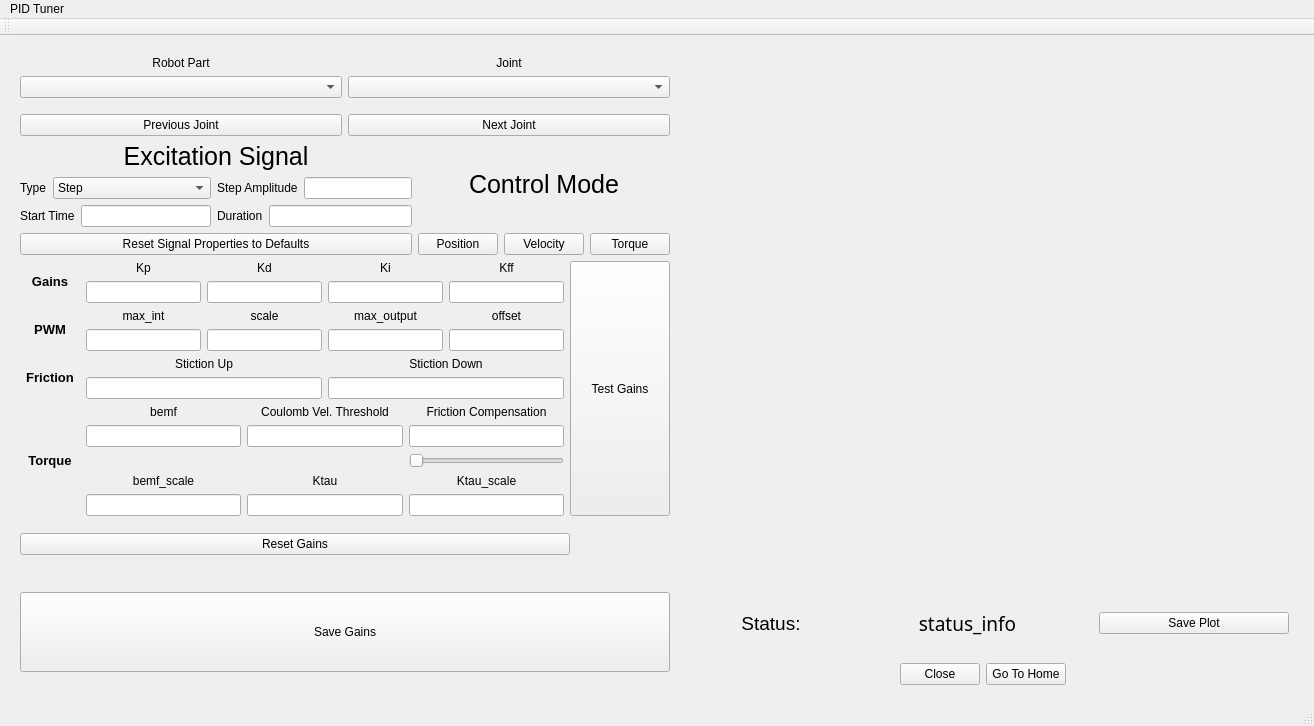
<?xml version="1.0" encoding="UTF-8"?>
<ui version="4.0">
 <class>MainWindow</class>
 <widget class="QMainWindow" name="MainWindow">
  <property name="geometry">
   <rect>
    <x>0</x>
    <y>0</y>
    <width>1314</width>
    <height>726</height>
   </rect>
  </property>
  <property name="windowTitle">
   <string>MainWindow</string>
  </property>
  <widget class="QWidget" name="centralWidget">
   <widget class="QWidget" name="layoutWidget">
    <property name="geometry">
     <rect>
      <x>9</x>
      <y>9</y>
      <width>1291</width>
      <height>651</height>
     </rect>
    </property>
    <layout class="QHBoxLayout" name="mainLayout">
     <property name="sizeConstraint">
      <enum>QLayout::SetNoConstraint</enum>
     </property>
     <item>
      <layout class="QVBoxLayout" name="verticalLayout_7">
       <item>
        <layout class="QVBoxLayout" name="jointSelectorLayout_2">
         <item>
          <layout class="QHBoxLayout" name="selectorComboBoxLayout">
           <item>
            <layout class="QVBoxLayout" name="partLayout">
             <item>
              <widget class="QLabel" name="partLabel">
               <property name="text">
                <string>Robot Part</string>
               </property>
               <property name="alignment">
                <set>Qt::AlignCenter</set>
               </property>
              </widget>
             </item>
             <item>
              <widget class="QComboBox" name="partList"/>
             </item>
            </layout>
           </item>
           <item>
            <layout class="QVBoxLayout" name="jointLayout">
             <item>
              <widget class="QLabel" name="jointLabel">
               <property name="text">
                <string>Joint</string>
               </property>
               <property name="alignment">
                <set>Qt::AlignCenter</set>
               </property>
              </widget>
             </item>
             <item>
              <widget class="QComboBox" name="jointList"/>
             </item>
            </layout>
           </item>
          </layout>
         </item>
         <item>
          <spacer name="jointButtonSpacer">
           <property name="orientation">
            <enum>Qt::Vertical</enum>
           </property>
           <property name="sizeType">
            <enum>QSizePolicy::Maximum</enum>
           </property>
           <property name="sizeHint" stdset="0">
            <size>
             <width>20</width>
             <height>10</height>
            </size>
           </property>
          </spacer>
         </item>
         <item>
          <layout class="QHBoxLayout" name="jointSelectorLayout">
           <item>
            <widget class="QPushButton" name="previousJointButton">
             <property name="text">
              <string>Previous Joint</string>
             </property>
            </widget>
           </item>
           <item>
            <widget class="QPushButton" name="nextJointButton">
             <property name="text">
              <string>Next Joint</string>
             </property>
            </widget>
           </item>
          </layout>
         </item>
        </layout>
       </item>
       <item>
        <layout class="QHBoxLayout" name="horizontalLayout_6">
         <item>
          <layout class="QVBoxLayout" name="signalLayout">
           <item>
            <layout class="QVBoxLayout" name="verticalLayout_4">
             <item>
              <widget class="QLabel" name="signalLabel">
               <property name="font">
                <font>
                 <pointsize>19</pointsize>
                </font>
               </property>
               <property name="text">
                <string>Excitation Signal</string>
               </property>
               <property name="alignment">
                <set>Qt::AlignCenter</set>
               </property>
              </widget>
             </item>
             <item>
              <layout class="QHBoxLayout" name="horizontalLayout_5">
               <item>
                <layout class="QVBoxLayout" name="verticalLayout_2">
                 <item>
                  <layout class="QHBoxLayout" name="horizontalLayout">
                   <item>
                    <widget class="QLabel" name="typeLabel">
                     <property name="text">
                      <string>Type</string>
                     </property>
                    </widget>
                   </item>
                   <item>
                    <widget class="QComboBox" name="signalTypeComboBox">
                     <property name="sizePolicy">
                      <sizepolicy hsizetype="MinimumExpanding" vsizetype="Fixed">
                       <horstretch>0</horstretch>
                       <verstretch>0</verstretch>
                      </sizepolicy>
                     </property>
                     <property name="minimumSize">
                      <size>
                       <width>130</width>
                       <height>0</height>
                      </size>
                     </property>
                     <item>
                      <property name="text">
                       <string>Step</string>
                      </property>
                     </item>
                     <item>
                      <property name="text">
                       <string>Sign</string>
                      </property>
                     </item>
                     <item>
                      <property name="text">
                       <string>Triangle</string>
                      </property>
                     </item>
                     <item>
                      <property name="text">
                       <string>Square</string>
                      </property>
                     </item>
                     <item>
                      <property name="text">
                       <string>Dirac</string>
                      </property>
                     </item>
                    </widget>
                   </item>
                  </layout>
                 </item>
                 <item>
                  <layout class="QHBoxLayout" name="horizontalLayout_2">
                   <item>
                    <widget class="QLabel" name="startTimeLabel">
                     <property name="text">
                      <string>Start Time</string>
                     </property>
                    </widget>
                   </item>
                   <item>
                    <widget class="QLineEdit" name="startTime_in">
                     <property name="sizePolicy">
                      <sizepolicy hsizetype="MinimumExpanding" vsizetype="Fixed">
                       <horstretch>0</horstretch>
                       <verstretch>0</verstretch>
                      </sizepolicy>
                     </property>
                     <property name="minimumSize">
                      <size>
                       <width>130</width>
                       <height>0</height>
                      </size>
                     </property>
                    </widget>
                   </item>
                  </layout>
                 </item>
                </layout>
               </item>
               <item>
                <layout class="QVBoxLayout" name="verticalLayout_3">
                 <item>
                  <layout class="QHBoxLayout" name="horizontalLayout_4">
                   <item>
                    <widget class="QLabel" name="amplitudeLabel">
                     <property name="text">
                      <string>Step Amplitude</string>
                     </property>
                    </widget>
                   </item>
                   <item>
                    <widget class="QLineEdit" name="amplitude_in"/>
                   </item>
                  </layout>
                 </item>
                 <item>
                  <layout class="QHBoxLayout" name="horizontalLayout_3">
                   <item>
                    <widget class="QLabel" name="durationLabel">
                     <property name="text">
                      <string>Duration</string>
                     </property>
                    </widget>
                   </item>
                   <item>
                    <widget class="QLineEdit" name="duration_in"/>
                   </item>
                  </layout>
                 </item>
                </layout>
               </item>
              </layout>
             </item>
            </layout>
           </item>
           <item>
            <widget class="QPushButton" name="resetSignalPropButton">
             <property name="text">
              <string>Reset Signal Properties to Defaults</string>
             </property>
            </widget>
           </item>
          </layout>
         </item>
         <item>
          <layout class="QVBoxLayout" name="contModeLayout">
           <item>
            <widget class="QLabel" name="contModeLabel">
             <property name="font">
              <font>
               <pointsize>19</pointsize>
              </font>
             </property>
             <property name="text">
              <string>Control Mode</string>
             </property>
             <property name="alignment">
              <set>Qt::AlignCenter</set>
             </property>
            </widget>
           </item>
           <item>
            <layout class="QHBoxLayout" name="contModeButtonLayout">
             <item>
              <widget class="QPushButton" name="posContButton">
               <property name="text">
                <string>Position</string>
               </property>
               <property name="checkable">
                <bool>true</bool>
               </property>
              </widget>
             </item>
             <item>
              <widget class="QPushButton" name="velContButton">
               <property name="text">
                <string>Velocity</string>
               </property>
               <property name="checkable">
                <bool>true</bool>
               </property>
              </widget>
             </item>
             <item>
              <widget class="QPushButton" name="torContButton">
               <property name="text">
                <string>Torque</string>
               </property>
               <property name="checkable">
                <bool>true</bool>
               </property>
              </widget>
             </item>
            </layout>
           </item>
          </layout>
         </item>
        </layout>
       </item>
       <item>
        <layout class="QVBoxLayout" name="verticalLayout_8">
         <item>
          <layout class="QHBoxLayout" name="gainsAndButtonLayout">
           <item>
            <layout class="QVBoxLayout" name="allGainsLayout">
             <item>
              <layout class="QHBoxLayout" name="gainsLayout">
               <item>
                <widget class="QLabel" name="gains_header">
                 <property name="sizePolicy">
                  <sizepolicy hsizetype="Fixed" vsizetype="Preferred">
                   <horstretch>0</horstretch>
                   <verstretch>0</verstretch>
                  </sizepolicy>
                 </property>
                 <property name="minimumSize">
                  <size>
                   <width>60</width>
                   <height>0</height>
                  </size>
                 </property>
                 <property name="font">
                  <font>
                   <pointsize>10</pointsize>
                   <weight>75</weight>
                   <bold>true</bold>
                  </font>
                 </property>
                 <property name="text">
                  <string>Gains</string>
                 </property>
                 <property name="textFormat">
                  <enum>Qt::RichText</enum>
                 </property>
                 <property name="alignment">
                  <set>Qt::AlignCenter</set>
                 </property>
                </widget>
               </item>
               <item>
                <layout class="QVBoxLayout" name="kpLayout">
                 <item>
                  <widget class="QLabel" name="kp_label">
                   <property name="text">
                    <string>Kp</string>
                   </property>
                   <property name="alignment">
                    <set>Qt::AlignCenter</set>
                   </property>
                  </widget>
                 </item>
                 <item>
                  <widget class="QLineEdit" name="kp_in"/>
                 </item>
                </layout>
               </item>
               <item>
                <layout class="QVBoxLayout" name="kdLayout">
                 <item>
                  <widget class="QLabel" name="kd_label">
                   <property name="text">
                    <string>Kd</string>
                   </property>
                   <property name="alignment">
                    <set>Qt::AlignCenter</set>
                   </property>
                  </widget>
                 </item>
                 <item>
                  <widget class="QLineEdit" name="kd_in"/>
                 </item>
                </layout>
               </item>
               <item>
                <layout class="QVBoxLayout" name="kiLayout">
                 <item>
                  <widget class="QLabel" name="ki_label">
                   <property name="text">
                    <string>Ki</string>
                   </property>
                   <property name="alignment">
                    <set>Qt::AlignCenter</set>
                   </property>
                  </widget>
                 </item>
                 <item>
                  <widget class="QLineEdit" name="ki_in"/>
                 </item>
                </layout>
               </item>
               <item>
                <layout class="QVBoxLayout" name="verticalLayout_6">
                 <item>
                  <widget class="QLabel" name="kff_label">
                   <property name="text">
                    <string>Kff</string>
                   </property>
                   <property name="alignment">
                    <set>Qt::AlignCenter</set>
                   </property>
                  </widget>
                 </item>
                 <item>
                  <widget class="QLineEdit" name="kff_in"/>
                 </item>
                </layout>
               </item>
              </layout>
             </item>
             <item>
              <layout class="QHBoxLayout" name="pwmLayout">
               <item>
                <widget class="QLabel" name="pwm_header">
                 <property name="sizePolicy">
                  <sizepolicy hsizetype="Fixed" vsizetype="Preferred">
                   <horstretch>0</horstretch>
                   <verstretch>0</verstretch>
                  </sizepolicy>
                 </property>
                 <property name="minimumSize">
                  <size>
                   <width>60</width>
                   <height>0</height>
                  </size>
                 </property>
                 <property name="font">
                  <font>
                   <pointsize>10</pointsize>
                   <weight>75</weight>
                   <bold>true</bold>
                  </font>
                 </property>
                 <property name="text">
                  <string>PWM</string>
                 </property>
                 <property name="textFormat">
                  <enum>Qt::RichText</enum>
                 </property>
                 <property name="alignment">
                  <set>Qt::AlignCenter</set>
                 </property>
                </widget>
               </item>
               <item>
                <layout class="QVBoxLayout" name="max_intLayout">
                 <item>
                  <widget class="QLabel" name="max_int_label">
                   <property name="text">
                    <string>max_int</string>
                   </property>
                   <property name="alignment">
                    <set>Qt::AlignCenter</set>
                   </property>
                  </widget>
                 </item>
                 <item>
                  <widget class="QLineEdit" name="max_int_in"/>
                 </item>
                </layout>
               </item>
               <item>
                <layout class="QVBoxLayout" name="scaleLayout">
                 <item>
                  <widget class="QLabel" name="scale_label">
                   <property name="text">
                    <string>scale</string>
                   </property>
                   <property name="alignment">
                    <set>Qt::AlignCenter</set>
                   </property>
                  </widget>
                 </item>
                 <item>
                  <widget class="QLineEdit" name="scale_in"/>
                 </item>
                </layout>
               </item>
               <item>
                <layout class="QVBoxLayout" name="max_outputLayout">
                 <item>
                  <widget class="QLabel" name="max_output_label">
                   <property name="text">
                    <string>max_output</string>
                   </property>
                   <property name="alignment">
                    <set>Qt::AlignCenter</set>
                   </property>
                  </widget>
                 </item>
                 <item>
                  <widget class="QLineEdit" name="max_output_in"/>
                 </item>
                </layout>
               </item>
               <item>
                <layout class="QVBoxLayout" name="offsetLayout">
                 <item>
                  <widget class="QLabel" name="offset_label">
                   <property name="text">
                    <string>offset</string>
                   </property>
                   <property name="alignment">
                    <set>Qt::AlignCenter</set>
                   </property>
                  </widget>
                 </item>
                 <item>
                  <widget class="QLineEdit" name="offset_in"/>
                 </item>
                </layout>
               </item>
              </layout>
             </item>
             <item>
              <layout class="QHBoxLayout" name="frictionLayout">
               <item>
                <widget class="QLabel" name="friction_header">
                 <property name="sizePolicy">
                  <sizepolicy hsizetype="Fixed" vsizetype="Preferred">
                   <horstretch>0</horstretch>
                   <verstretch>0</verstretch>
                  </sizepolicy>
                 </property>
                 <property name="minimumSize">
                  <size>
                   <width>60</width>
                   <height>0</height>
                  </size>
                 </property>
                 <property name="font">
                  <font>
                   <pointsize>10</pointsize>
                   <weight>75</weight>
                   <bold>true</bold>
                  </font>
                 </property>
                 <property name="text">
                  <string>Friction</string>
                 </property>
                 <property name="textFormat">
                  <enum>Qt::RichText</enum>
                 </property>
                 <property name="alignment">
                  <set>Qt::AlignCenter</set>
                 </property>
                </widget>
               </item>
               <item>
                <layout class="QVBoxLayout" name="stictionUpLayout">
                 <item>
                  <widget class="QLabel" name="stiction_up_label">
                   <property name="text">
                    <string>Stiction Up</string>
                   </property>
                   <property name="alignment">
                    <set>Qt::AlignCenter</set>
                   </property>
                  </widget>
                 </item>
                 <item>
                  <widget class="QLineEdit" name="stiction_up_in"/>
                 </item>
                </layout>
               </item>
               <item>
                <layout class="QVBoxLayout" name="stictionDownLayout">
                 <item>
                  <widget class="QLabel" name="stiction_down_label">
                   <property name="text">
                    <string>Stiction Down</string>
                   </property>
                   <property name="alignment">
                    <set>Qt::AlignCenter</set>
                   </property>
                  </widget>
                 </item>
                 <item>
                  <widget class="QLineEdit" name="stiction_down_in"/>
                 </item>
                </layout>
               </item>
              </layout>
             </item>
             <item>
              <layout class="QHBoxLayout" name="torqueLayout">
               <item>
                <widget class="QLabel" name="torque_header">
                 <property name="sizePolicy">
                  <sizepolicy hsizetype="Fixed" vsizetype="Preferred">
                   <horstretch>0</horstretch>
                   <verstretch>0</verstretch>
                  </sizepolicy>
                 </property>
                 <property name="minimumSize">
                  <size>
                   <width>60</width>
                   <height>0</height>
                  </size>
                 </property>
                 <property name="font">
                  <font>
                   <pointsize>10</pointsize>
                   <weight>75</weight>
                   <bold>true</bold>
                  </font>
                 </property>
                 <property name="text">
                  <string>Torque</string>
                 </property>
                 <property name="textFormat">
                  <enum>Qt::RichText</enum>
                 </property>
                 <property name="alignment">
                  <set>Qt::AlignCenter</set>
                 </property>
                </widget>
               </item>
               <item>
                <layout class="QVBoxLayout" name="bemfLayout">
                 <item>
                  <widget class="QLabel" name="bemf_label">
                   <property name="text">
                    <string>bemf</string>
                   </property>
                   <property name="alignment">
                    <set>Qt::AlignCenter</set>
                   </property>
                  </widget>
                 </item>
                 <item>
                  <widget class="QLineEdit" name="bemf_in"/>
                 </item>
                 <item>
                  <spacer name="verticalSpacer_5">
                   <property name="orientation">
                    <enum>Qt::Vertical</enum>
                   </property>
                   <property name="sizeHint" stdset="0">
                    <size>
                     <width>20</width>
                     <height>15</height>
                    </size>
                   </property>
                  </spacer>
                 </item>
                 <item>
                  <widget class="QLabel" name="bemf_scale_label">
                   <property name="text">
                    <string>bemf_scale</string>
                   </property>
                   <property name="alignment">
                    <set>Qt::AlignCenter</set>
                   </property>
                  </widget>
                 </item>
                 <item>
                  <widget class="QLineEdit" name="bemf_scale_in"/>
                 </item>
                </layout>
               </item>
               <item>
                <layout class="QVBoxLayout" name="coulombVelThrLayout">
                 <item>
                  <widget class="QLabel" name="coulombVelThresh_label">
                   <property name="text">
                    <string>Coulomb Vel. Threshold</string>
                   </property>
                   <property name="alignment">
                    <set>Qt::AlignCenter</set>
                   </property>
                  </widget>
                 </item>
                 <item>
                  <widget class="QLineEdit" name="coulombVelThresh_in"/>
                 </item>
                 <item>
                  <spacer name="verticalSpacer_4">
                   <property name="orientation">
                    <enum>Qt::Vertical</enum>
                   </property>
                   <property name="sizeHint" stdset="0">
                    <size>
                     <width>20</width>
                     <height>15</height>
                    </size>
                   </property>
                  </spacer>
                 </item>
                 <item>
                  <widget class="QLabel" name="ktau_label">
                   <property name="text">
                    <string>Ktau</string>
                   </property>
                   <property name="alignment">
                    <set>Qt::AlignCenter</set>
                   </property>
                  </widget>
                 </item>
                 <item>
                  <widget class="QLineEdit" name="ktau_in"/>
                 </item>
                </layout>
               </item>
               <item>
                <layout class="QVBoxLayout" name="frictionCompensationLayout">
                 <item>
                  <widget class="QLabel" name="frictionCompensation_label">
                   <property name="text">
                    <string>Friction Compensation</string>
                   </property>
                   <property name="alignment">
                    <set>Qt::AlignCenter</set>
                   </property>
                  </widget>
                 </item>
                 <item>
                  <widget class="QLineEdit" name="frictionCompensation_in"/>
                 </item>
                 <item>
                  <widget class="QSlider" name="frictionCompensation_slider">
                   <property name="minimumSize">
                    <size>
                     <width>0</width>
                     <height>0</height>
                    </size>
                   </property>
                   <property name="orientation">
                    <enum>Qt::Horizontal</enum>
                   </property>
                  </widget>
                 </item>
                 <item>
                  <widget class="QLabel" name="ktau_scale_label">
                   <property name="text">
                    <string>Ktau_scale</string>
                   </property>
                   <property name="alignment">
                    <set>Qt::AlignCenter</set>
                   </property>
                  </widget>
                 </item>
                 <item>
                  <widget class="QLineEdit" name="ktau_scale_in"/>
                 </item>
                </layout>
               </item>
              </layout>
             </item>
            </layout>
           </item>
           <item>
            <widget class="QPushButton" name="gainTestButton">
             <property name="sizePolicy">
              <sizepolicy hsizetype="Minimum" vsizetype="Expanding">
               <horstretch>0</horstretch>
               <verstretch>0</verstretch>
              </sizepolicy>
             </property>
             <property name="minimumSize">
              <size>
               <width>100</width>
               <height>54</height>
              </size>
             </property>
             <property name="text">
              <string>Test Gains</string>
             </property>
             <property name="checkable">
              <bool>true</bool>
             </property>
            </widget>
           </item>
          </layout>
         </item>
         <item>
          <layout class="QVBoxLayout" name="resetAndSaveGainsButtonsLayout">
           <item>
            <layout class="QHBoxLayout" name="horizontalLayout_8">
             <item>
              <widget class="QPushButton" name="gainResetButton">
               <property name="sizePolicy">
                <sizepolicy hsizetype="Expanding" vsizetype="Fixed">
                 <horstretch>0</horstretch>
                 <verstretch>0</verstretch>
                </sizepolicy>
               </property>
               <property name="text">
                <string>Reset Gains</string>
               </property>
              </widget>
             </item>
             <item>
              <spacer name="horizontalSpacer_2">
               <property name="orientation">
                <enum>Qt::Horizontal</enum>
               </property>
               <property name="sizeType">
                <enum>QSizePolicy::Maximum</enum>
               </property>
               <property name="sizeHint" stdset="0">
                <size>
                 <width>100</width>
                 <height>20</height>
                </size>
               </property>
              </spacer>
             </item>
            </layout>
           </item>
           <item>
            <spacer name="verticalSpacer_3">
             <property name="orientation">
              <enum>Qt::Vertical</enum>
             </property>
             <property name="sizeType">
              <enum>QSizePolicy::Preferred</enum>
             </property>
             <property name="sizeHint" stdset="0">
              <size>
               <width>20</width>
               <height>20</height>
              </size>
             </property>
            </spacer>
           </item>
           <item>
            <widget class="QPushButton" name="saveGainsButton">
             <property name="sizePolicy">
              <sizepolicy hsizetype="MinimumExpanding" vsizetype="MinimumExpanding">
               <horstretch>200</horstretch>
               <verstretch>0</verstretch>
              </sizepolicy>
             </property>
             <property name="minimumSize">
              <size>
               <width>300</width>
               <height>40</height>
              </size>
             </property>
             <property name="maximumSize">
              <size>
               <width>80000</width>
               <height>80</height>
              </size>
             </property>
             <property name="text">
              <string>Save Gains</string>
             </property>
            </widget>
           </item>
          </layout>
         </item>
        </layout>
       </item>
      </layout>
     </item>
     <item>
      <layout class="QVBoxLayout" name="verticalLayout_9">
       <item>
        <widget class="QCustomPlot" name="posPlot" native="true">
         <property name="sizePolicy">
          <sizepolicy hsizetype="Preferred" vsizetype="Expanding">
           <horstretch>0</horstretch>
           <verstretch>0</verstretch>
          </sizepolicy>
         </property>
        </widget>
       </item>
       <item>
        <spacer name="verticalSpacer_2">
         <property name="orientation">
          <enum>Qt::Vertical</enum>
         </property>
         <property name="sizeType">
          <enum>QSizePolicy::Preferred</enum>
         </property>
         <property name="sizeHint" stdset="0">
          <size>
           <width>17</width>
           <height>50</height>
          </size>
         </property>
        </spacer>
       </item>
       <item>
        <layout class="QVBoxLayout" name="verticalLayout">
         <item>
          <layout class="QHBoxLayout" name="statusLayout">
           <item>
            <widget class="QLabel" name="statusLabel">
             <property name="font">
              <font>
               <pointsize>14</pointsize>
              </font>
             </property>
             <property name="text">
              <string>Status:</string>
             </property>
             <property name="alignment">
              <set>Qt::AlignCenter</set>
             </property>
            </widget>
           </item>
           <item>
            <widget class="QLabel" name="statusInfoLabel">
             <property name="font">
              <font>
               <family>Ubuntu Mono</family>
               <pointsize>14</pointsize>
              </font>
             </property>
             <property name="text">
              <string>status_info</string>
             </property>
             <property name="alignment">
              <set>Qt::AlignCenter</set>
             </property>
            </widget>
           </item>
           <item>
            <spacer name="horizontalSpacer">
             <property name="orientation">
              <enum>Qt::Horizontal</enum>
             </property>
             <property name="sizeType">
              <enum>QSizePolicy::Preferred</enum>
             </property>
             <property name="sizeHint" stdset="0">
              <size>
               <width>30</width>
               <height>20</height>
              </size>
             </property>
            </spacer>
           </item>
           <item>
            <widget class="QPushButton" name="savePlotButton">
             <property name="text">
              <string>Save Plot</string>
             </property>
            </widget>
           </item>
          </layout>
         </item>
         <item>
          <spacer name="verticalSpacer">
           <property name="orientation">
            <enum>Qt::Vertical</enum>
           </property>
           <property name="sizeType">
            <enum>QSizePolicy::Maximum</enum>
           </property>
           <property name="sizeHint" stdset="0">
            <size>
             <width>20</width>
             <height>20</height>
            </size>
           </property>
          </spacer>
         </item>
         <item>
          <layout class="QHBoxLayout" name="closeHomeLayout">
           <item>
            <spacer name="closeSpacer">
             <property name="orientation">
              <enum>Qt::Horizontal</enum>
             </property>
             <property name="sizeHint" stdset="0">
              <size>
               <width>40</width>
               <height>20</height>
              </size>
             </property>
            </spacer>
           </item>
           <item>
            <widget class="QPushButton" name="closeButton">
             <property name="text">
              <string>Close</string>
             </property>
            </widget>
           </item>
           <item>
            <widget class="QPushButton" name="homeButton">
             <property name="text">
              <string>Go To Home</string>
             </property>
            </widget>
           </item>
           <item>
            <spacer name="homeSpacer">
             <property name="orientation">
              <enum>Qt::Horizontal</enum>
             </property>
             <property name="sizeHint" stdset="0">
              <size>
               <width>40</width>
               <height>20</height>
              </size>
             </property>
            </spacer>
           </item>
          </layout>
         </item>
        </layout>
       </item>
      </layout>
     </item>
    </layout>
   </widget>
  </widget>
  <widget class="QMenuBar" name="menuBar">
   <property name="geometry">
    <rect>
     <x>0</x>
     <y>0</y>
     <width>1314</width>
     <height>22</height>
    </rect>
   </property>
   <widget class="QMenu" name="menuPID_Tuner">
    <property name="title">
     <string>PID Tuner</string>
    </property>
   </widget>
   <addaction name="menuPID_Tuner"/>
  </widget>
  <widget class="QToolBar" name="mainToolBar">
   <attribute name="toolBarArea">
    <enum>TopToolBarArea</enum>
   </attribute>
   <attribute name="toolBarBreak">
    <bool>false</bool>
   </attribute>
  </widget>
  <widget class="QStatusBar" name="statusBar"/>
 </widget>
 <layoutdefault spacing="6" margin="11"/>
 <customwidgets>
  <customwidget>
   <class>QCustomPlot</class>
   <extends>QWidget</extends>
   <header>qcustomplot.h</header>
   <container>1</container>
  </customwidget>
 </customwidgets>
 <tabstops>
  <tabstop>kp_in</tabstop>
  <tabstop>kd_in</tabstop>
  <tabstop>ki_in</tabstop>
  <tabstop>saveGainsButton</tabstop>
  <tabstop>closeButton</tabstop>
  <tabstop>homeButton</tabstop>
  <tabstop>partList</tabstop>
  <tabstop>jointList</tabstop>
  <tabstop>previousJointButton</tabstop>
  <tabstop>nextJointButton</tabstop>
  <tabstop>posContButton</tabstop>
  <tabstop>velContButton</tabstop>
  <tabstop>torContButton</tabstop>
 </tabstops>
 <resources/>
 <connections/>
</ui>
